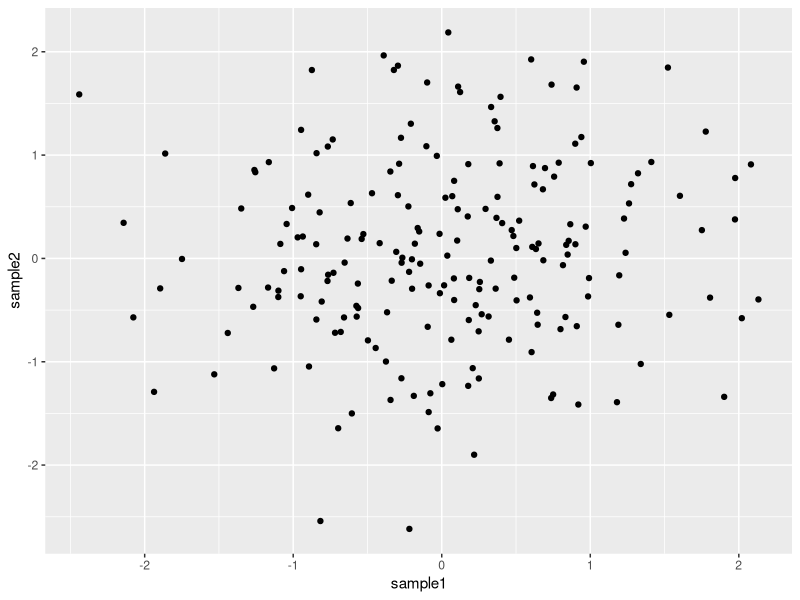
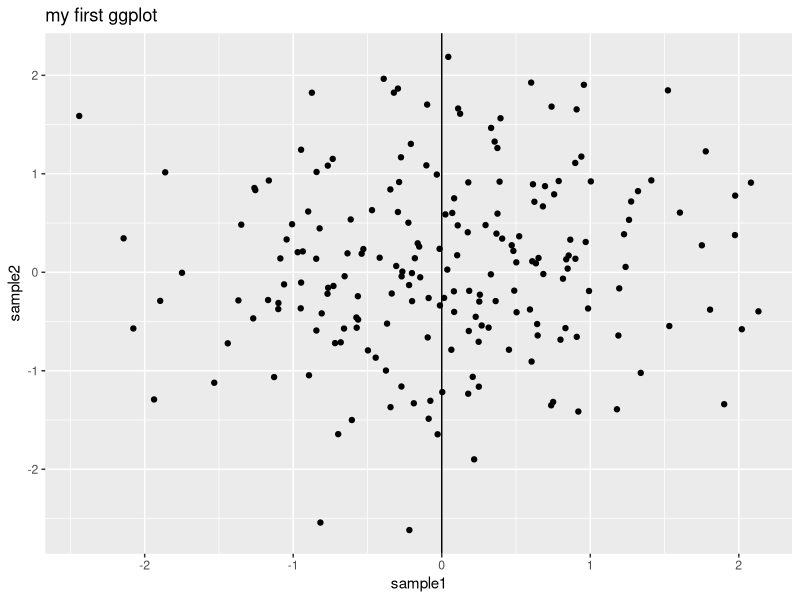
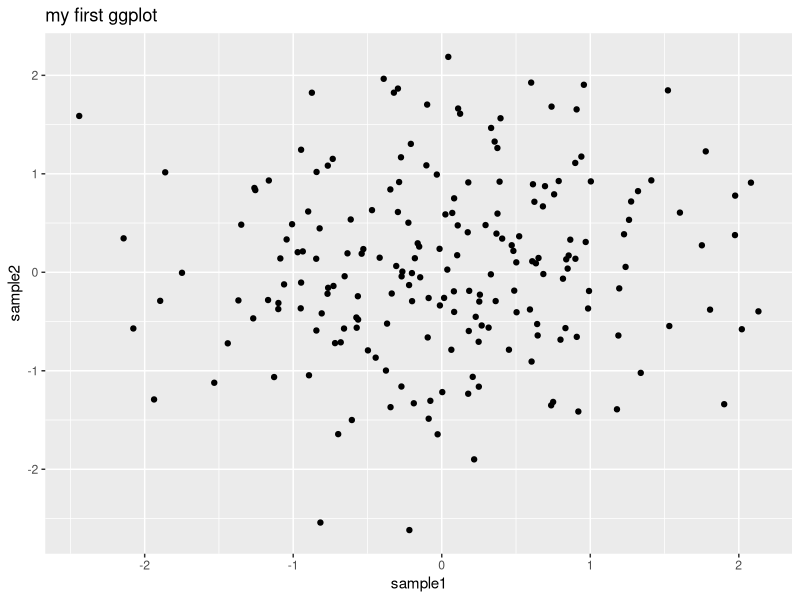
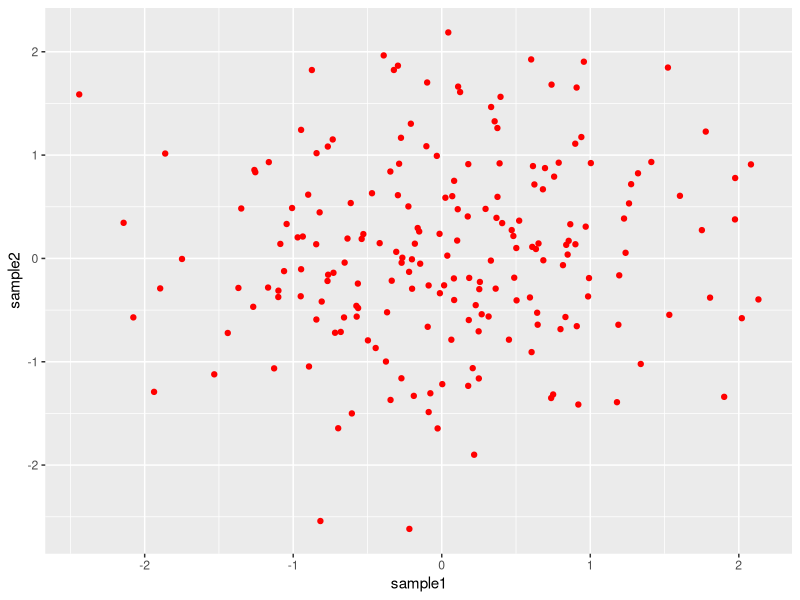
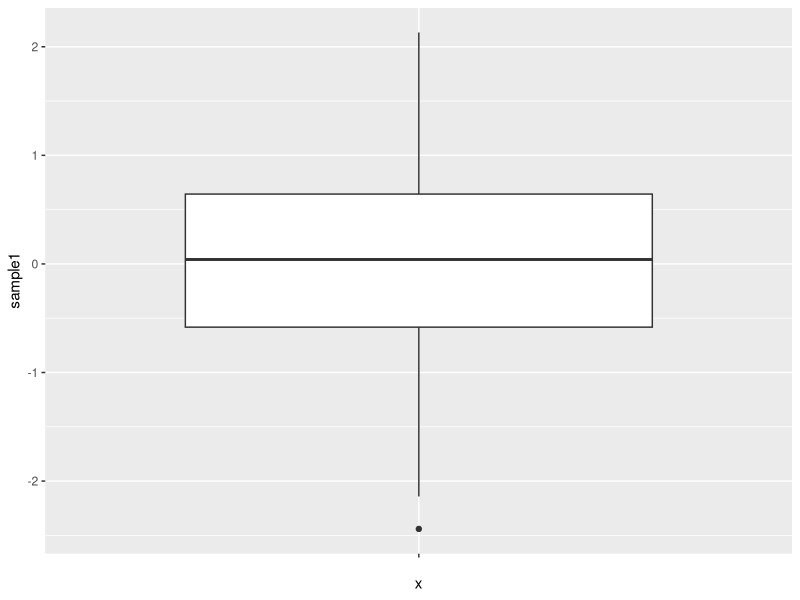
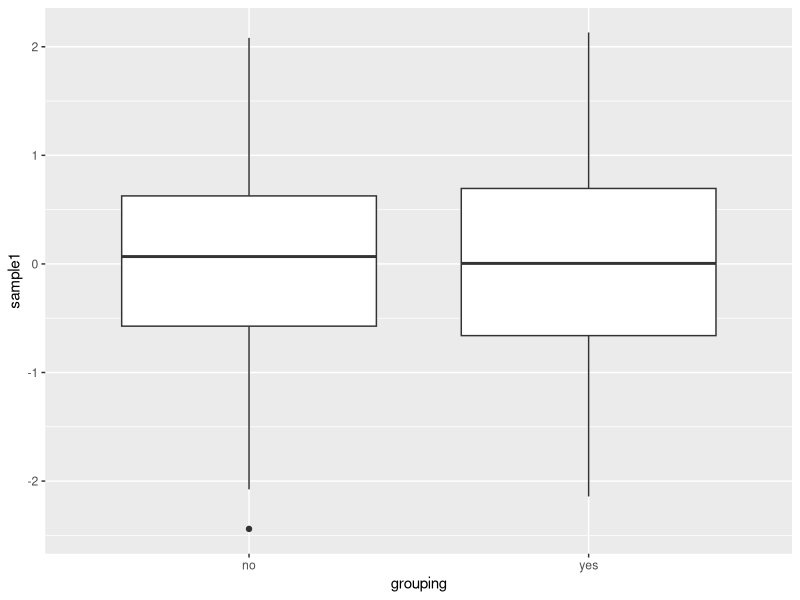
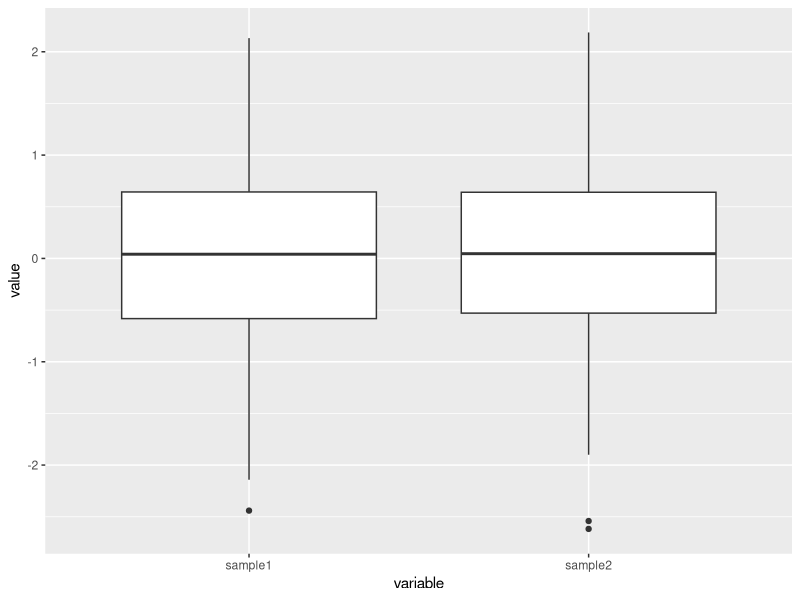
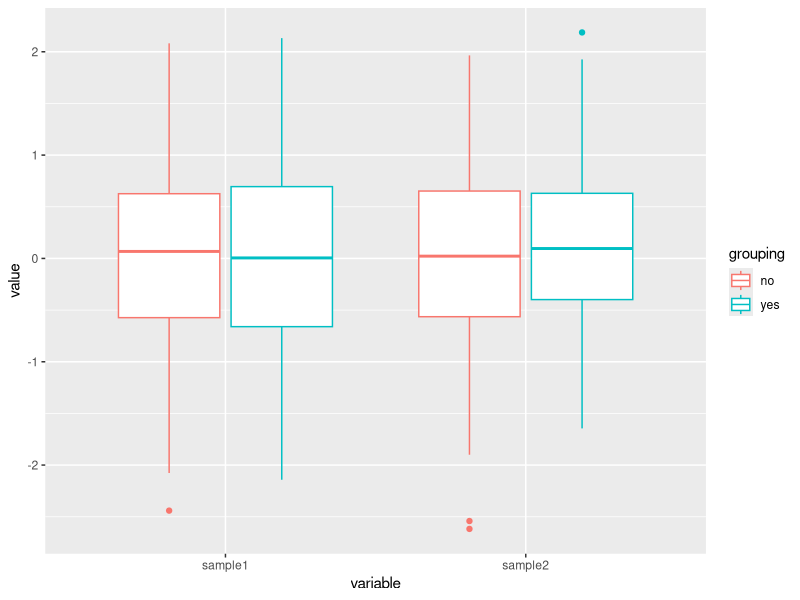

Here is the R script that generated these plots, in order: (Note: this script raises an error after producing the figures.)
## ---- chunk 1
knitr::opts_chunk$set(fig.width=5, fig.height=4,
                      echo=TRUE, warning=FALSE, message=FALSE)
## ---- chunk 2
library(ggplot2)
## ---- chunk 3
# Create a data frame
df1 <- data.frame(sample1=rnorm(200), sample2=rnorm(200))

# Plot !
ggplot(data= df1 , mapping=aes(x=sample1, y=sample2)) + 
	geom_point()
## ---- chunk 4
ggplot(data= df1 , mapping=aes(x=sample1, y=sample2)) + 
  geom_point() +
	ggtitle(label="my first ggplot") +
	geom_vline(xintercept=0)
## ---- chunk 5
# Save in an object
p <- ggplot(data= df1 , mapping=aes(x=sample1, y=sample2)) +
	geom_point()
# Add layers to that object
p + ggtitle(label="my first ggplot")
## ---- chunk 6
ggplot(data=df1 , mapping=aes(x=sample1, y=sample2)) +
	geom_point(color="red") 
## ---- chunk 7
# Build a data frame from df1: add a column with "yes" and "no"
df2 <- data.frame(df1, grouping=rep(c("yes", "no"), c(80, 120)))

# Plot and add the color parameter in the aes():
pscat <- ggplot(data=df2, mapping=aes(x=sample1, y=sample2, color=grouping)) + 
  geom_point()
## ---- chunk 8
ggplot(data=df2, mapping=aes(x="", y=sample1)) + geom_boxplot()
## ---- chunk 9
ggplot(data=df2, mapping=aes(x=grouping, y=sample1)) + geom_boxplot()
## ---- chunk 10
# load package
library("reshape2")

# convert to long format
df_long <- melt(data=df2)
	# all numeric values are organized into only one column: value
# plot:
ggplot(data=df_long, mapping=aes(x=variable, y=value)) + 
  geom_boxplot()
## ---- chunk 11
# Either color (color of the box border)
ggplot(data=df_long, mapping=aes(x=variable, y=value, color=grouping)) + 
  geom_boxplot()
## ---- chunk 12
# Or fill (color inside the box)
ggplot(data=df_long, mapping=aes(x=variable, y=value, fill=grouping)) + 
  geom_boxplot()
## ---- chunk 13
pbox_fill <- ggplot(data=df_long, mapping=aes(x=variable, y=value, fill=grouping)) + 
	geom_boxplot() +
	scale_fill_manual(values=c("slateblue2", "chocolate"))

pbox_col <- ggplot(data=df_long, mapping=aes(x=variable, y=value, color=grouping)) +
        geom_boxplot() +
        scale_color_manual(values=c("slateblue2", "chocolate"))
## ---- chunk 14
# create a named vector with the expression of a gene
mygene <- c(8.1, 8.2, 8.6, 8.7, 9.4, 8.5)

# the names of each element of the vector are sample names
names(mygene) <- c("KO1", "KO2", "KO3", "WT1", "WT2", "WT3")

# transform to long format
mygenelong <- melt(data=mygene)

# add new columns containing sample names and experimental groups
mygenelong$sample_name <- rownames(mygenelong)
mygenelong$group <- gsub("[1-3]{1}", "", mygenelong$sample_name)

# dot plot
  # add labels with "label" in the aes() and layer geom_text()
  # nudge_x adjust the labels horizontally
pdot <- ggplot(data=mygenelong, mapping=aes(x=group, y=value, col=group, label=sample_name)) + 
  geom_point() +
  geom_text(nudge_x=0.2)
## ---- chunk 15
pdot +  xlab(label="Experimental group") +
  ylab(label="Normalized expression (log2)") +
  ggtitle(label="Expression of gene 1") +
  theme_bw() +
  theme(legend.position="none")
  
## ---- chunk 16
# A simple bar plot
ggplot(data=df2, mapping=aes(x=grouping)) + geom_bar()
## ---- chunk 17
# Save the plot in the object "p"
pbar <- ggplot(data=df2, mapping=aes(x=grouping, fill=grouping)) + 
  geom_bar()

# Change x axis label with scale_x_discrete and change order of the bars:
p2 <- pbar + scale_x_discrete(name="counts of yes / no", limits=c("yes", "no"))

# Swapping x and y axis with coord_flip():
p3 <- p2 + coord_flip()

# Change fill
p4 <- p3 + scale_fill_manual(values=c("yellow", "cyan"))

# Show intermediary and final plots
pbar
p2
p3
p4
## ---- chunk 18
ggplot(data=df1, mapping=aes(x=sample1)) + geom_histogram()

## ---- chunk 19
ggplot(data=df_long, mapping=aes(x=value)) + geom_histogram()

## ---- chunk 20
ggplot(data=df_long, mapping=aes(x=value, fill=variable)) + geom_histogram()
## ---- chunk 21
phist <- ggplot(data=df_long, mapping=aes(x=value, fill=variable)) + 
	geom_histogram(position='dodge')
## ---- chunk 22
# go back to a previous plot
p <- ggplot(data=df_long, mapping=aes(x=value)) + geom_histogram()

# Try different themes
p + theme_bw()
p + theme_minimal()
p + theme_void()
p + theme_grey()
p + theme_dark()
p + theme_light() 
## ---- chunk 23
# load package
library(gridExtra)
# 2 rows and 2 columns
grid.arrange(pscat, pbox, pbar, phist, nrow=2, ncol=2)
## ---- chunk 24
# 1 row and 4 columns
grid.arrange(pscat, pbox, pbar, phist, nrow=1, ncol=4)
